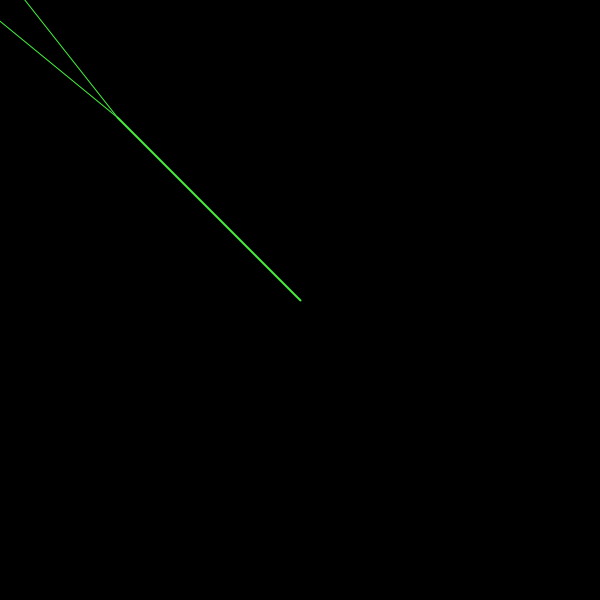
Frame 1 (no input)
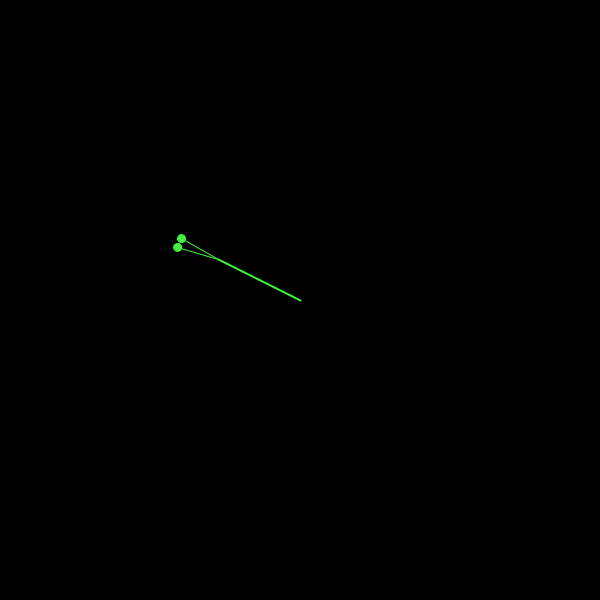
Frame 60 (the mouse pressed at the canvas centre just before this capture)
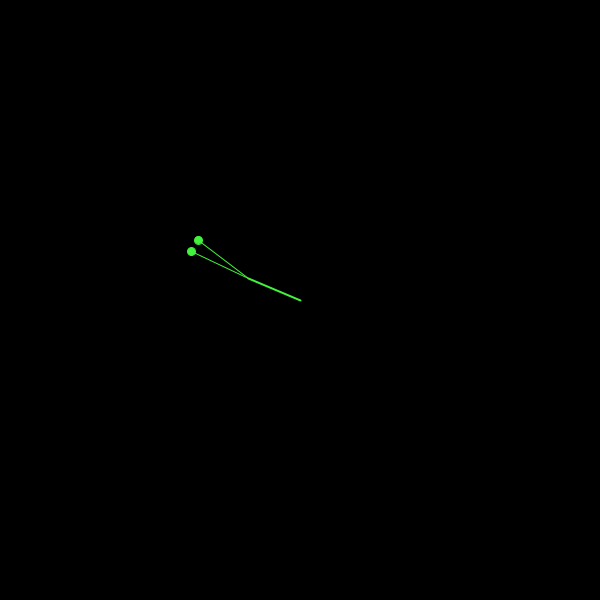
Frame 120 (the mouse held since frame 60 and released just before this capture)

The Processing sketch that drew these frames (run headless with seeded random() and noise(); from frame 60 on, the mouse is pressed at the canvas centre):

// Processing sketch: processing_7161
// ── processing_7161.pde

/*
 * --=[STRUCTURE 1]=--
 * by Jonsku, January 2010
 * --
 * Click or Drag the mouse to add structures
 * SPACE BAR to clean the window
 */
class Branch{

  float startX;
  float startY;
  float initLength;
  float length;
  
  float initAngle;
  float angle;
  int size;
  Branch[] subBranch;
  
  int col;

  public Branch(float startX, float startY, float length, float angle, int size, int col){
    this.startX = startX;
    this.startY = startY;
    this.length = length;
    initLength = length;
    this.angle = angle;
    initAngle = angle;
    this.size = size;
    this.col = col;

    if(size > 1){
      float endX = startX+length*cos(angle);
      float endY = startY+length*sin(angle);
      int nuBranchesCount = int(random(maxSubBranch - 1)) + 2;
      float branchLengthDim = 0.5 + random(1)/3;
      subBranch = new Branch[nuBranchesCount];
      for (int i=0; i < nuBranchesCount; i ++ ) {
        float newLength = length * branchLengthDim ;
        float newAngle = angle + random(1) * max_sub_angle - max_sub_angle / 2 ;
        int newSize = size - 1 ;
        subBranch[i] = new Branch(endX, endY, newLength, newAngle, newSize,col);
      }

    }
  }

  public void draw(){
    stroke(col);
    fill(col);
    //float change = noise(size,millis()*noiseTimeScale);
    float endX = startX+length*cos(angle);
    float endY = startY+length*sin(angle);
    strokeWeight(size);
    /*beginShape();
    vertex(startX, startY);
    bezierVertex(startX-4+8*change, startY-3+6*change, endX-8+16*change, endY-5*change, endX, endY);
    endShape();*/
    line(startX, startY, endX, endY);
    if(subBranch == null){
      ellipse(endX, endY,8,8);
      return;
    }
    for(int i=0;i<subBranch.length;i++){
      subBranch[i].draw();
    }
  }
  
  public void update(float s){
    angle = initAngle+map(noise(size,millis()*noiseTimeScale),0,1,-2,2)*noise(size,millis()*noiseTimeScale)*PI/2;
    length = noise(size,millis()*noiseTimeScale)*initLength;
    if(subBranch == null)
      return;
      
    float endX = startX+length*cos(angle);
    float endY = startY+length*sin(angle);
    for(int i=0;i<subBranch.length;i++){
      subBranch[i].update(endX, endY, s);
    }
  }
  
  public void update(float startX, float startY,float s){
    this.startX = startX;
    this.startY = startY;
    update(s);
  }
}


// smaller numbers (close to 0) will make adjacent points move similarly
float noiseSeparation = 0.9;

// small numbers make it move slowly
float noiseTimeScale = 0.0005;


int maxSubBranch = 2;
float max_sub_angle = 3*PI/4 ;
int max_size = 2 ;
float branch_length = 400 ;
Branch[] trees = new Branch[0];

void setup(){
  size(600,600);
  smooth();
  createTree();
  
}

void draw(){
  background(0);
  /*noStroke();
  fill(0,0,0,10);
  rect(0,0,width,height);
  fill(255);*/
  stroke(255);
  
  float s = 1; //map(dist(width/2,height/2,mouseX,mouseY),0,width,0,1);
  
  translate(width/2,height/2);
  for(int i=0;i<trees.length;i++){
   trees[i].draw();
   trees[i].update(s);
  }

  

}

void mouseDragged(){
  createTree();
}

void mouseClicked(){
  createTree();
}

void keyReleased(){
  if(key == ' ')
     trees = new Branch[0];
}

void createTree(){
  Branch[] tmp = new Branch[trees.length+1];
 System.arraycopy(trees,0,tmp,0,trees.length); 
 
  tmp[trees.length] = new Branch(0, 0, random(1)*branch_length, atan2(mouseY-height/2,mouseX-width/2), max_size,color(int(random(1)*255),int(random(1)*255),int(random(1)*255))); 
  trees = tmp;
}
